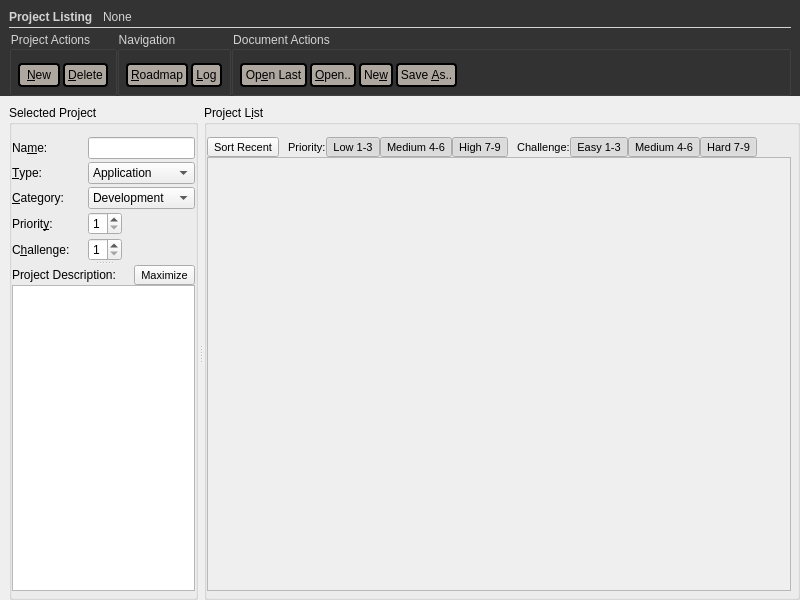
<?xml version="1.0" encoding="UTF-8"?>
<ui version="4.0">
 <class>project_widget</class>
 <widget class="QWidget" name="project_widget">
  <property name="geometry">
   <rect>
    <x>0</x>
    <y>0</y>
    <width>800</width>
    <height>600</height>
   </rect>
  </property>
  <property name="windowTitle">
   <string>project_widget</string>
  </property>
  <layout class="QGridLayout" name="gridLayout_8">
   <property name="margin">
    <number>0</number>
   </property>
   <property name="spacing">
    <number>0</number>
   </property>
   <item row="0" column="0">
    <widget class="QWidget" name="action_bg_outer" native="true">
     <property name="sizePolicy">
      <sizepolicy hsizetype="Preferred" vsizetype="Maximum">
       <horstretch>0</horstretch>
       <verstretch>0</verstretch>
      </sizepolicy>
     </property>
     <property name="styleSheet">
      <string notr="true">QWidget#action_bg_outer {
	background-color:#333333;
}
QGroupBox{
	color:lightgray;
}
QPushButton{
	background-color:#AEA79F;
	color:black;
	border-color:black;
	border-style: solid;
	border-width: 2px;
	border-radius: 4px;
	min-width: 3.5em;
	padding: 3px;
}
QPushButton:focus{
	outline: none;
	background-color:#AEA79F;
	color:black;
	border-color:#DD4814;
	border-style: solid;
	border-width: 2px;
	border-radius: 4px;
	min-width: 3.5em;
	padding: 3px;
}
QPushButton:pressed{
	outline: none;
	background-color:#AEA79F;
	color:black;
	border-color:red;
	border-style: solid;
	border-width: 2px;
	border-radius: 4px;
	min-width: 3.5em;
	padding: 3px;
}
QPushButton:disabled{
	outline: none;
	background-color:#AEA79F;
	color:gray;
	border-color:gray;
	border-style: solid;
	border-width: 2px;
	border-radius: 4px;
	min-width: 3.5em;
	padding: 3px;
}</string>
     </property>
     <layout class="QGridLayout" name="gridLayout_4">
      <property name="leftMargin">
       <number>9</number>
      </property>
      <property name="topMargin">
       <number>0</number>
      </property>
      <property name="bottomMargin">
       <number>0</number>
      </property>
      <item row="0" column="2">
       <widget class="QWidget" name="action_bg_inner" native="true">
        <property name="sizePolicy">
         <sizepolicy hsizetype="Preferred" vsizetype="Maximum">
          <horstretch>0</horstretch>
          <verstretch>0</verstretch>
         </sizepolicy>
        </property>
        <property name="minimumSize">
         <size>
          <width>0</width>
          <height>0</height>
         </size>
        </property>
        <layout class="QGridLayout" name="gridLayout_6">
         <property name="leftMargin">
          <number>0</number>
         </property>
         <property name="topMargin">
          <number>10</number>
         </property>
         <property name="rightMargin">
          <number>0</number>
         </property>
         <property name="bottomMargin">
          <number>0</number>
         </property>
         <property name="horizontalSpacing">
          <number>0</number>
         </property>
         <property name="verticalSpacing">
          <number>3</number>
         </property>
         <item row="0" column="0">
          <widget class="QLabel" name="label_7">
           <property name="sizePolicy">
            <sizepolicy hsizetype="Maximum" vsizetype="Preferred">
             <horstretch>0</horstretch>
             <verstretch>0</verstretch>
            </sizepolicy>
           </property>
           <property name="font">
            <font>
             <weight>75</weight>
             <bold>true</bold>
            </font>
           </property>
           <property name="styleSheet">
            <string notr="true">color:lightgray;</string>
           </property>
           <property name="text">
            <string>Project Listing   </string>
           </property>
          </widget>
         </item>
         <item row="0" column="1" colspan="2">
          <widget class="QLabel" name="line_selected_project">
           <property name="styleSheet">
            <string notr="true">color: lightgray</string>
           </property>
           <property name="text">
            <string>None</string>
           </property>
          </widget>
         </item>
         <item row="1" column="0" colspan="4">
          <widget class="Line" name="line">
           <property name="sizePolicy">
            <sizepolicy hsizetype="Minimum" vsizetype="Minimum">
             <horstretch>0</horstretch>
             <verstretch>1</verstretch>
            </sizepolicy>
           </property>
           <property name="maximumSize">
            <size>
             <width>16777215</width>
             <height>1</height>
            </size>
           </property>
           <property name="styleSheet">
            <string notr="true">border: 1px solid lightgray;
height:1px;</string>
           </property>
           <property name="orientation">
            <enum>Qt::Horizontal</enum>
           </property>
          </widget>
         </item>
         <item row="2" column="0" colspan="2">
          <widget class="QGroupBox" name="action_project">
           <property name="sizePolicy">
            <sizepolicy hsizetype="Maximum" vsizetype="Preferred">
             <horstretch>0</horstretch>
             <verstretch>0</verstretch>
            </sizepolicy>
           </property>
           <property name="title">
            <string>Project Actions</string>
           </property>
           <layout class="QGridLayout" name="gridLayout_5">
            <property name="leftMargin">
             <number>6</number>
            </property>
            <property name="topMargin">
             <number>12</number>
            </property>
            <property name="rightMargin">
             <number>6</number>
            </property>
            <property name="bottomMargin">
             <number>6</number>
            </property>
            <property name="horizontalSpacing">
             <number>3</number>
            </property>
            <property name="verticalSpacing">
             <number>6</number>
            </property>
            <item row="0" column="1">
             <widget class="QPushButton" name="btn_project_delete">
              <property name="enabled">
               <bool>true</bool>
              </property>
              <property name="text">
               <string>&amp;Delete</string>
              </property>
             </widget>
            </item>
            <item row="0" column="0">
             <widget class="QPushButton" name="btn_project_new">
              <property name="font">
               <font>
                <weight>50</weight>
                <bold>false</bold>
               </font>
              </property>
              <property name="toolTip">
               <string/>
              </property>
              <property name="statusTip">
               <string/>
              </property>
              <property name="whatsThis">
               <string/>
              </property>
              <property name="accessibleDescription">
               <string/>
              </property>
              <property name="styleSheet">
               <string notr="true"/>
              </property>
              <property name="text">
               <string>&amp;New</string>
              </property>
              <property name="autoDefault">
               <bool>false</bool>
              </property>
              <property name="default">
               <bool>false</bool>
              </property>
              <property name="flat">
               <bool>false</bool>
              </property>
             </widget>
            </item>
           </layout>
          </widget>
         </item>
         <item row="2" column="2">
          <widget class="QGroupBox" name="groupBox">
           <property name="title">
            <string>Navigation</string>
           </property>
           <layout class="QGridLayout" name="gridLayout_9">
            <property name="leftMargin">
             <number>6</number>
            </property>
            <property name="topMargin">
             <number>12</number>
            </property>
            <property name="rightMargin">
             <number>6</number>
            </property>
            <property name="bottomMargin">
             <number>6</number>
            </property>
            <property name="horizontalSpacing">
             <number>3</number>
            </property>
            <item row="0" column="1">
             <widget class="QPushButton" name="btn_show_roadmap">
              <property name="enabled">
               <bool>true</bool>
              </property>
              <property name="text">
               <string>&amp;Roadmap</string>
              </property>
             </widget>
            </item>
            <item row="0" column="2">
             <widget class="QPushButton" name="btn_show_logs">
              <property name="enabled">
               <bool>true</bool>
              </property>
              <property name="text">
               <string>&amp;Log</string>
              </property>
             </widget>
            </item>
           </layout>
          </widget>
         </item>
         <item row="2" column="3">
          <widget class="QGroupBox" name="action_doc">
           <property name="whatsThis">
            <string/>
           </property>
           <property name="title">
            <string>Document Actions</string>
           </property>
           <layout class="QGridLayout" name="gridLayout_2">
            <property name="leftMargin">
             <number>6</number>
            </property>
            <property name="topMargin">
             <number>12</number>
            </property>
            <property name="rightMargin">
             <number>6</number>
            </property>
            <property name="bottomMargin">
             <number>6</number>
            </property>
            <property name="spacing">
             <number>3</number>
            </property>
            <item row="0" column="5">
             <widget class="QPushButton" name="btn_doc_save_as">
              <property name="enabled">
               <bool>true</bool>
              </property>
              <property name="text">
               <string>Save &amp;As..</string>
              </property>
             </widget>
            </item>
            <item row="0" column="6">
             <spacer name="horizontalSpacer">
              <property name="orientation">
               <enum>Qt::Horizontal</enum>
              </property>
              <property name="sizeHint" stdset="0">
               <size>
                <width>40</width>
                <height>20</height>
               </size>
              </property>
             </spacer>
            </item>
            <item row="0" column="1">
             <widget class="QPushButton" name="btn_doc_open">
              <property name="text">
               <string>&amp;Open..</string>
              </property>
             </widget>
            </item>
            <item row="0" column="2">
             <widget class="QPushButton" name="btn_doc_new">
              <property name="enabled">
               <bool>true</bool>
              </property>
              <property name="text">
               <string>Ne&amp;w</string>
              </property>
             </widget>
            </item>
            <item row="0" column="0">
             <widget class="QPushButton" name="btn_doc_open_last">
              <property name="enabled">
               <bool>true</bool>
              </property>
              <property name="text">
               <string>Op&amp;en Last</string>
              </property>
             </widget>
            </item>
           </layout>
          </widget>
         </item>
        </layout>
       </widget>
      </item>
     </layout>
    </widget>
   </item>
   <item row="1" column="0">
    <widget class="QWidget" name="body_outer" native="true">
     <layout class="QGridLayout" name="gridLayout_7">
      <property name="rightMargin">
       <number>0</number>
      </property>
      <property name="bottomMargin">
       <number>0</number>
      </property>
      <item row="0" column="0">
       <widget class="QSplitter" name="splitter_selected_list">
        <property name="orientation">
         <enum>Qt::Horizontal</enum>
        </property>
        <property name="handleWidth">
         <number>6</number>
        </property>
        <widget class="QGroupBox" name="selected_project_group">
         <property name="sizePolicy">
          <sizepolicy hsizetype="Maximum" vsizetype="Preferred">
           <horstretch>1</horstretch>
           <verstretch>0</verstretch>
          </sizepolicy>
         </property>
         <property name="title">
          <string>Selected Project</string>
         </property>
         <layout class="QGridLayout" name="gridLayout">
          <property name="sizeConstraint">
           <enum>QLayout::SetMinimumSize</enum>
          </property>
          <property name="leftMargin">
           <number>0</number>
          </property>
          <property name="topMargin">
           <number>12</number>
          </property>
          <property name="rightMargin">
           <number>0</number>
          </property>
          <property name="bottomMargin">
           <number>6</number>
          </property>
          <property name="spacing">
           <number>0</number>
          </property>
          <item row="0" column="0">
           <widget class="QSplitter" name="splitter_2">
            <property name="orientation">
             <enum>Qt::Vertical</enum>
            </property>
            <widget class="QWidget" name="project_meta" native="true">
             <property name="sizePolicy">
              <sizepolicy hsizetype="Preferred" vsizetype="Maximum">
               <horstretch>0</horstretch>
               <verstretch>0</verstretch>
              </sizepolicy>
             </property>
             <layout class="QGridLayout" name="gridLayout_10">
              <property name="sizeConstraint">
               <enum>QLayout::SetDefaultConstraint</enum>
              </property>
              <property name="verticalSpacing">
               <number>3</number>
              </property>
              <property name="margin">
               <number>0</number>
              </property>
              <item row="1" column="1">
               <widget class="QComboBox" name="cb_project_type">
                <property name="enabled">
                 <bool>true</bool>
                </property>
                <property name="sizePolicy">
                 <sizepolicy hsizetype="Preferred" vsizetype="Fixed">
                  <horstretch>1</horstretch>
                  <verstretch>0</verstretch>
                 </sizepolicy>
                </property>
                <item>
                 <property name="text">
                  <string>Application</string>
                 </property>
                </item>
                <item>
                 <property name="text">
                  <string>Library</string>
                 </property>
                </item>
                <item>
                 <property name="text">
                  <string>Utility</string>
                 </property>
                </item>
                <item>
                 <property name="text">
                  <string>Middleware</string>
                 </property>
                </item>
                <item>
                 <property name="text">
                  <string>Protocol</string>
                 </property>
                </item>
                <item>
                 <property name="text">
                  <string>Wrapper</string>
                 </property>
                </item>
                <item>
                 <property name="text">
                  <string>Other</string>
                 </property>
                </item>
               </widget>
              </item>
              <item row="6" column="1">
               <widget class="QSpinBox" name="sb_project_challenge">
                <property name="enabled">
                 <bool>true</bool>
                </property>
                <property name="sizePolicy">
                 <sizepolicy hsizetype="Maximum" vsizetype="Fixed">
                  <horstretch>0</horstretch>
                  <verstretch>0</verstretch>
                 </sizepolicy>
                </property>
                <property name="minimum">
                 <number>1</number>
                </property>
                <property name="maximum">
                 <number>9</number>
                </property>
               </widget>
              </item>
              <item row="2" column="0">
               <widget class="QLabel" name="label_3">
                <property name="text">
                 <string>&amp;Category:</string>
                </property>
                <property name="buddy">
                 <cstring>cb_project_category</cstring>
                </property>
               </widget>
              </item>
              <item row="2" column="1">
               <widget class="QComboBox" name="cb_project_category">
                <property name="enabled">
                 <bool>true</bool>
                </property>
                <property name="sizePolicy">
                 <sizepolicy hsizetype="Preferred" vsizetype="Fixed">
                  <horstretch>0</horstretch>
                  <verstretch>0</verstretch>
                 </sizepolicy>
                </property>
                <item>
                 <property name="text">
                  <string>Development</string>
                 </property>
                </item>
                <item>
                 <property name="text">
                  <string>Internet</string>
                 </property>
                </item>
                <item>
                 <property name="text">
                  <string>Accessory</string>
                 </property>
                </item>
                <item>
                 <property name="text">
                  <string>Media</string>
                 </property>
                </item>
                <item>
                 <property name="text">
                  <string>Game</string>
                 </property>
                </item>
                <item>
                 <property name="text">
                  <string>Office</string>
                 </property>
                </item>
                <item>
                 <property name="text">
                  <string>Education</string>
                 </property>
                </item>
                <item>
                 <property name="text">
                  <string>Science</string>
                 </property>
                </item>
                <item>
                 <property name="text">
                  <string>Grapics</string>
                 </property>
                </item>
                <item>
                 <property name="text">
                  <string>System</string>
                 </property>
                </item>
                <item>
                 <property name="text">
                  <string>Costomization</string>
                 </property>
                </item>
                <item>
                 <property name="text">
                  <string>Configuration</string>
                 </property>
                </item>
                <item>
                 <property name="text">
                  <string>Automation</string>
                 </property>
                </item>
                <item>
                 <property name="text">
                  <string>Other</string>
                 </property>
                </item>
               </widget>
              </item>
              <item row="0" column="1">
               <widget class="QLineEdit" name="line_project_name">
                <property name="enabled">
                 <bool>true</bool>
                </property>
                <property name="sizePolicy">
                 <sizepolicy hsizetype="Preferred" vsizetype="Fixed">
                  <horstretch>1</horstretch>
                  <verstretch>0</verstretch>
                 </sizepolicy>
                </property>
                <property name="text">
                 <string/>
                </property>
               </widget>
              </item>
              <item row="1" column="0">
               <widget class="QLabel" name="label_2">
                <property name="text">
                 <string>&amp;Type:</string>
                </property>
                <property name="buddy">
                 <cstring>cb_project_type</cstring>
                </property>
               </widget>
              </item>
              <item row="0" column="0">
               <widget class="QLabel" name="label">
                <property name="minimumSize">
                 <size>
                  <width>0</width>
                  <height>18</height>
                 </size>
                </property>
                <property name="text">
                 <string>Na&amp;me:</string>
                </property>
                <property name="buddy">
                 <cstring>line_project_name</cstring>
                </property>
               </widget>
              </item>
              <item row="5" column="0">
               <widget class="QLabel" name="label_4">
                <property name="text">
                 <string>Priorit&amp;y:</string>
                </property>
                <property name="buddy">
                 <cstring>sb_project_priority</cstring>
                </property>
               </widget>
              </item>
              <item row="5" column="1">
               <widget class="QSpinBox" name="sb_project_priority">
                <property name="enabled">
                 <bool>true</bool>
                </property>
                <property name="sizePolicy">
                 <sizepolicy hsizetype="Maximum" vsizetype="Fixed">
                  <horstretch>0</horstretch>
                  <verstretch>0</verstretch>
                 </sizepolicy>
                </property>
                <property name="minimum">
                 <number>1</number>
                </property>
                <property name="maximum">
                 <number>9</number>
                </property>
                <property name="value">
                 <number>1</number>
                </property>
               </widget>
              </item>
              <item row="6" column="0">
               <widget class="QLabel" name="label_5">
                <property name="text">
                 <string>C&amp;hallenge:</string>
                </property>
                <property name="buddy">
                 <cstring>sb_project_challenge</cstring>
                </property>
               </widget>
              </item>
             </layout>
            </widget>
            <widget class="QWidget" name="project_info" native="true">
             <property name="sizePolicy">
              <sizepolicy hsizetype="Preferred" vsizetype="Preferred">
               <horstretch>0</horstretch>
               <verstretch>10</verstretch>
              </sizepolicy>
             </property>
             <layout class="QGridLayout" name="gl_info">
              <property name="horizontalSpacing">
               <number>6</number>
              </property>
              <property name="verticalSpacing">
               <number>0</number>
              </property>
              <property name="margin">
               <number>0</number>
              </property>
              <item row="0" column="2">
               <spacer name="horizontalSpacer_4">
                <property name="orientation">
                 <enum>Qt::Horizontal</enum>
                </property>
                <property name="sizeHint" stdset="0">
                 <size>
                  <width>40</width>
                  <height>20</height>
                 </size>
                </property>
               </spacer>
              </item>
              <item row="1" column="0" colspan="4">
               <widget class="QTextEdit" name="text_project_info">
                <property name="enabled">
                 <bool>true</bool>
                </property>
                <property name="sizePolicy">
                 <sizepolicy hsizetype="Expanding" vsizetype="Expanding">
                  <horstretch>4</horstretch>
                  <verstretch>0</verstretch>
                 </sizepolicy>
                </property>
                <property name="autoFormatting">
                 <set>QTextEdit::AutoAll</set>
                </property>
               </widget>
              </item>
              <item row="0" column="3">
               <widget class="QToolButton" name="btn_info_max">
                <property name="enabled">
                 <bool>true</bool>
                </property>
                <property name="font">
                 <font>
                  <pointsize>8</pointsize>
                  <weight>50</weight>
                  <italic>false</italic>
                  <bold>false</bold>
                 </font>
                </property>
                <property name="text">
                 <string>Maximize</string>
                </property>
                <property name="checkable">
                 <bool>true</bool>
                </property>
               </widget>
              </item>
              <item row="0" column="0">
               <widget class="QLabel" name="label_6">
                <property name="sizePolicy">
                 <sizepolicy hsizetype="Maximum" vsizetype="Preferred">
                  <horstretch>0</horstretch>
                  <verstretch>0</verstretch>
                 </sizepolicy>
                </property>
                <property name="text">
                 <string>Project Description:</string>
                </property>
                <property name="buddy">
                 <cstring>text_project_info</cstring>
                </property>
               </widget>
              </item>
             </layout>
            </widget>
           </widget>
          </item>
         </layout>
        </widget>
        <widget class="QGroupBox" name="project_list">
         <property name="sizePolicy">
          <sizepolicy hsizetype="Preferred" vsizetype="Preferred">
           <horstretch>3</horstretch>
           <verstretch>0</verstretch>
          </sizepolicy>
         </property>
         <property name="title">
          <string>Project L&amp;ist</string>
         </property>
         <layout class="QGridLayout" name="gridLayout_3">
          <property name="leftMargin">
           <number>0</number>
          </property>
          <property name="topMargin">
           <number>12</number>
          </property>
          <property name="rightMargin">
           <number>6</number>
          </property>
          <property name="bottomMargin">
           <number>6</number>
          </property>
          <property name="spacing">
           <number>0</number>
          </property>
          <item row="0" column="2">
           <widget class="QLabel" name="label_8">
            <property name="font">
             <font>
              <pointsize>8</pointsize>
             </font>
            </property>
            <property name="text">
             <string>   Priority:</string>
            </property>
           </widget>
          </item>
          <item row="0" column="6">
           <widget class="QLabel" name="label_9">
            <property name="font">
             <font>
              <pointsize>8</pointsize>
             </font>
            </property>
            <property name="text">
             <string>   Challenge:</string>
            </property>
           </widget>
          </item>
          <item row="0" column="10">
           <widget class="QToolButton" name="btn_challenge_hard">
            <property name="enabled">
             <bool>true</bool>
            </property>
            <property name="font">
             <font>
              <pointsize>8</pointsize>
             </font>
            </property>
            <property name="text">
             <string>Hard 7-9</string>
            </property>
            <property name="checkable">
             <bool>true</bool>
            </property>
            <property name="checked">
             <bool>true</bool>
            </property>
           </widget>
          </item>
          <item row="1" column="0" colspan="12">
           <widget class="QTableView" name="tbl_project_list">
            <property name="enabled">
             <bool>false</bool>
            </property>
            <property name="font">
             <font>
              <pointsize>11</pointsize>
             </font>
            </property>
            <property name="styleSheet">
             <string notr="true"/>
            </property>
            <property name="editTriggers">
             <set>QAbstractItemView::NoEditTriggers</set>
            </property>
            <property name="alternatingRowColors">
             <bool>false</bool>
            </property>
            <property name="selectionMode">
             <enum>QAbstractItemView::SingleSelection</enum>
            </property>
            <property name="selectionBehavior">
             <enum>QAbstractItemView::SelectRows</enum>
            </property>
            <property name="sortingEnabled">
             <bool>true</bool>
            </property>
           </widget>
          </item>
          <item row="0" column="9">
           <widget class="QToolButton" name="btn_challenge_medium">
            <property name="enabled">
             <bool>true</bool>
            </property>
            <property name="font">
             <font>
              <pointsize>8</pointsize>
             </font>
            </property>
            <property name="text">
             <string>Medium 4-6</string>
            </property>
            <property name="checkable">
             <bool>true</bool>
            </property>
            <property name="checked">
             <bool>true</bool>
            </property>
           </widget>
          </item>
          <item row="0" column="7">
           <widget class="QToolButton" name="btn_challenge_low">
            <property name="enabled">
             <bool>true</bool>
            </property>
            <property name="font">
             <font>
              <pointsize>8</pointsize>
             </font>
            </property>
            <property name="text">
             <string>Easy 1-3</string>
            </property>
            <property name="checkable">
             <bool>true</bool>
            </property>
            <property name="checked">
             <bool>true</bool>
            </property>
           </widget>
          </item>
          <item row="0" column="3">
           <widget class="QToolButton" name="btn_prio_low">
            <property name="enabled">
             <bool>true</bool>
            </property>
            <property name="font">
             <font>
              <pointsize>8</pointsize>
             </font>
            </property>
            <property name="text">
             <string>Low 1-3</string>
            </property>
            <property name="checkable">
             <bool>true</bool>
            </property>
            <property name="checked">
             <bool>true</bool>
            </property>
           </widget>
          </item>
          <item row="0" column="11">
           <spacer name="horizontalSpacer_3">
            <property name="orientation">
             <enum>Qt::Horizontal</enum>
            </property>
            <property name="sizeHint" stdset="0">
             <size>
              <width>40</width>
              <height>20</height>
             </size>
            </property>
           </spacer>
          </item>
          <item row="0" column="1">
           <widget class="QToolButton" name="btn_project_sort_modified">
            <property name="enabled">
             <bool>true</bool>
            </property>
            <property name="font">
             <font>
              <pointsize>8</pointsize>
              <weight>50</weight>
              <italic>false</italic>
              <bold>false</bold>
             </font>
            </property>
            <property name="text">
             <string>Sort Recent</string>
            </property>
           </widget>
          </item>
          <item row="0" column="5">
           <widget class="QToolButton" name="btn_prio_high">
            <property name="enabled">
             <bool>true</bool>
            </property>
            <property name="font">
             <font>
              <pointsize>8</pointsize>
             </font>
            </property>
            <property name="text">
             <string>High 7-9</string>
            </property>
            <property name="checkable">
             <bool>true</bool>
            </property>
            <property name="checked">
             <bool>true</bool>
            </property>
           </widget>
          </item>
          <item row="0" column="4">
           <widget class="QToolButton" name="btn_prio_medium">
            <property name="font">
             <font>
              <pointsize>8</pointsize>
             </font>
            </property>
            <property name="text">
             <string>Medium 4-6</string>
            </property>
            <property name="checkable">
             <bool>true</bool>
            </property>
            <property name="checked">
             <bool>true</bool>
            </property>
           </widget>
          </item>
         </layout>
        </widget>
       </widget>
      </item>
     </layout>
    </widget>
   </item>
  </layout>
 </widget>
 <tabstops>
  <tabstop>btn_project_new</tabstop>
  <tabstop>btn_project_delete</tabstop>
  <tabstop>btn_doc_open_last</tabstop>
  <tabstop>btn_doc_open</tabstop>
  <tabstop>btn_doc_new</tabstop>
  <tabstop>btn_doc_save_as</tabstop>
  <tabstop>line_project_name</tabstop>
  <tabstop>cb_project_type</tabstop>
  <tabstop>cb_project_category</tabstop>
  <tabstop>sb_project_priority</tabstop>
  <tabstop>sb_project_challenge</tabstop>
  <tabstop>text_project_info</tabstop>
  <tabstop>tbl_project_list</tabstop>
  <tabstop>btn_project_sort_modified</tabstop>
  <tabstop>btn_prio_low</tabstop>
  <tabstop>btn_prio_high</tabstop>
  <tabstop>btn_challenge_low</tabstop>
  <tabstop>btn_challenge_medium</tabstop>
  <tabstop>btn_challenge_hard</tabstop>
 </tabstops>
 <resources/>
 <connections/>
</ui>
